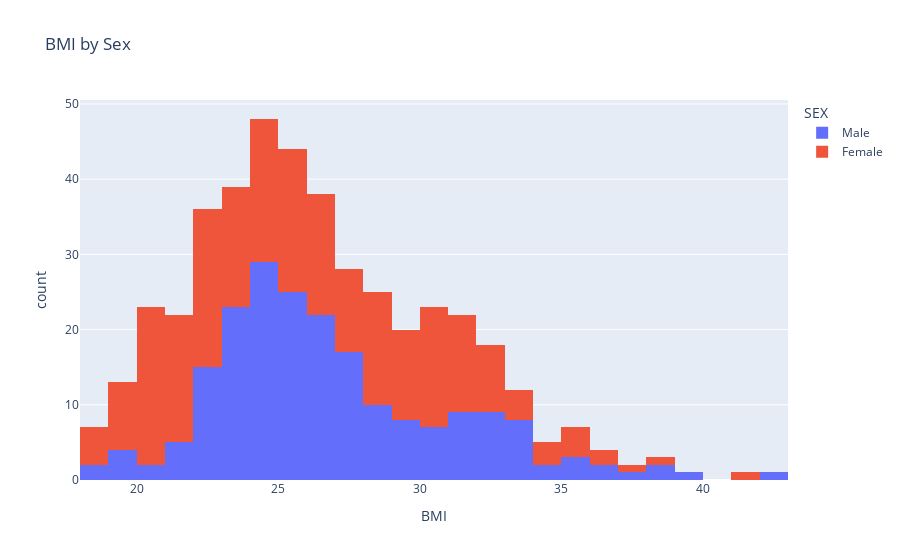

The notebook cell saved with this chart:
### Markdown cell above
&#9989; **(6 pt):** Create a histogram for BMI distribution and have it seperated by sex. Make sure to include a title.

### Code cell
## put your code here
import plotly.express as px

fig = px.histogram(diabetes_df, x=diabetes_df["BMI"], color=diabetes_df["SEX"], title="BMI by Sex")
#Changing legend labels without directly changing data source
newnames = {str(2):'Male', str(1): 'Female'}
fig.for_each_trace(lambda t: t.update(name = newnames[t.name],
                                      legendgroup = newnames[t.name],
                                      hovertemplate = t.hovertemplate.replace(t.name, newnames[t.name])
                                     )
                  )
fig.show()

### Figure 1 — Plotly figure (JSON) as saved in the notebook; plotly's stock layout.template omitted (floating-point values rounded to 4 significant figures; data arrays with more than 128 entries replaced by an {"elided": "..."} marker saying what was removed)
{"data": [{"alignmentgroup": "True", "bingroup": "x", "hovertemplate": "SEX=Male<br>BMI=%{x}<br>count=%{y}<extra></extra>", "legendgroup": "Male", "marker": {"color": "#636efa", "pattern": {"shape": ""}}, "name": "Male", "offsetgroup": "2", "orientation": "v", "showlegend": true, "type": "histogram", "x": {"elided": "207 float values"}, "xaxis": "x", "yaxis": "y"}, {"alignmentgroup": "True", "bingroup": "x", "hovertemplate": "SEX=Female<br>BMI=%{x}<br>count=%{y}<extra></extra>", "legendgroup": "Female", "marker": {"color": "#EF553B", "pattern": {"shape": ""}}, "name": "Female", "offsetgroup": "1", "orientation": "v", "showlegend": true, "type": "histogram", "x": {"elided": "235 float values"}, "xaxis": "x", "yaxis": "y"}], "layout": {"barmode": "relative", "legend": {"title": {"text": "SEX"}, "tracegroupgap": 0}, "title": {"text": "BMI by Sex"}, "xaxis": {"anchor": "y", "domain": [0, 1], "title": {"text": "BMI"}}, "yaxis": {"anchor": "x", "domain": [0, 1], "title": {"text": "count"}}}}
